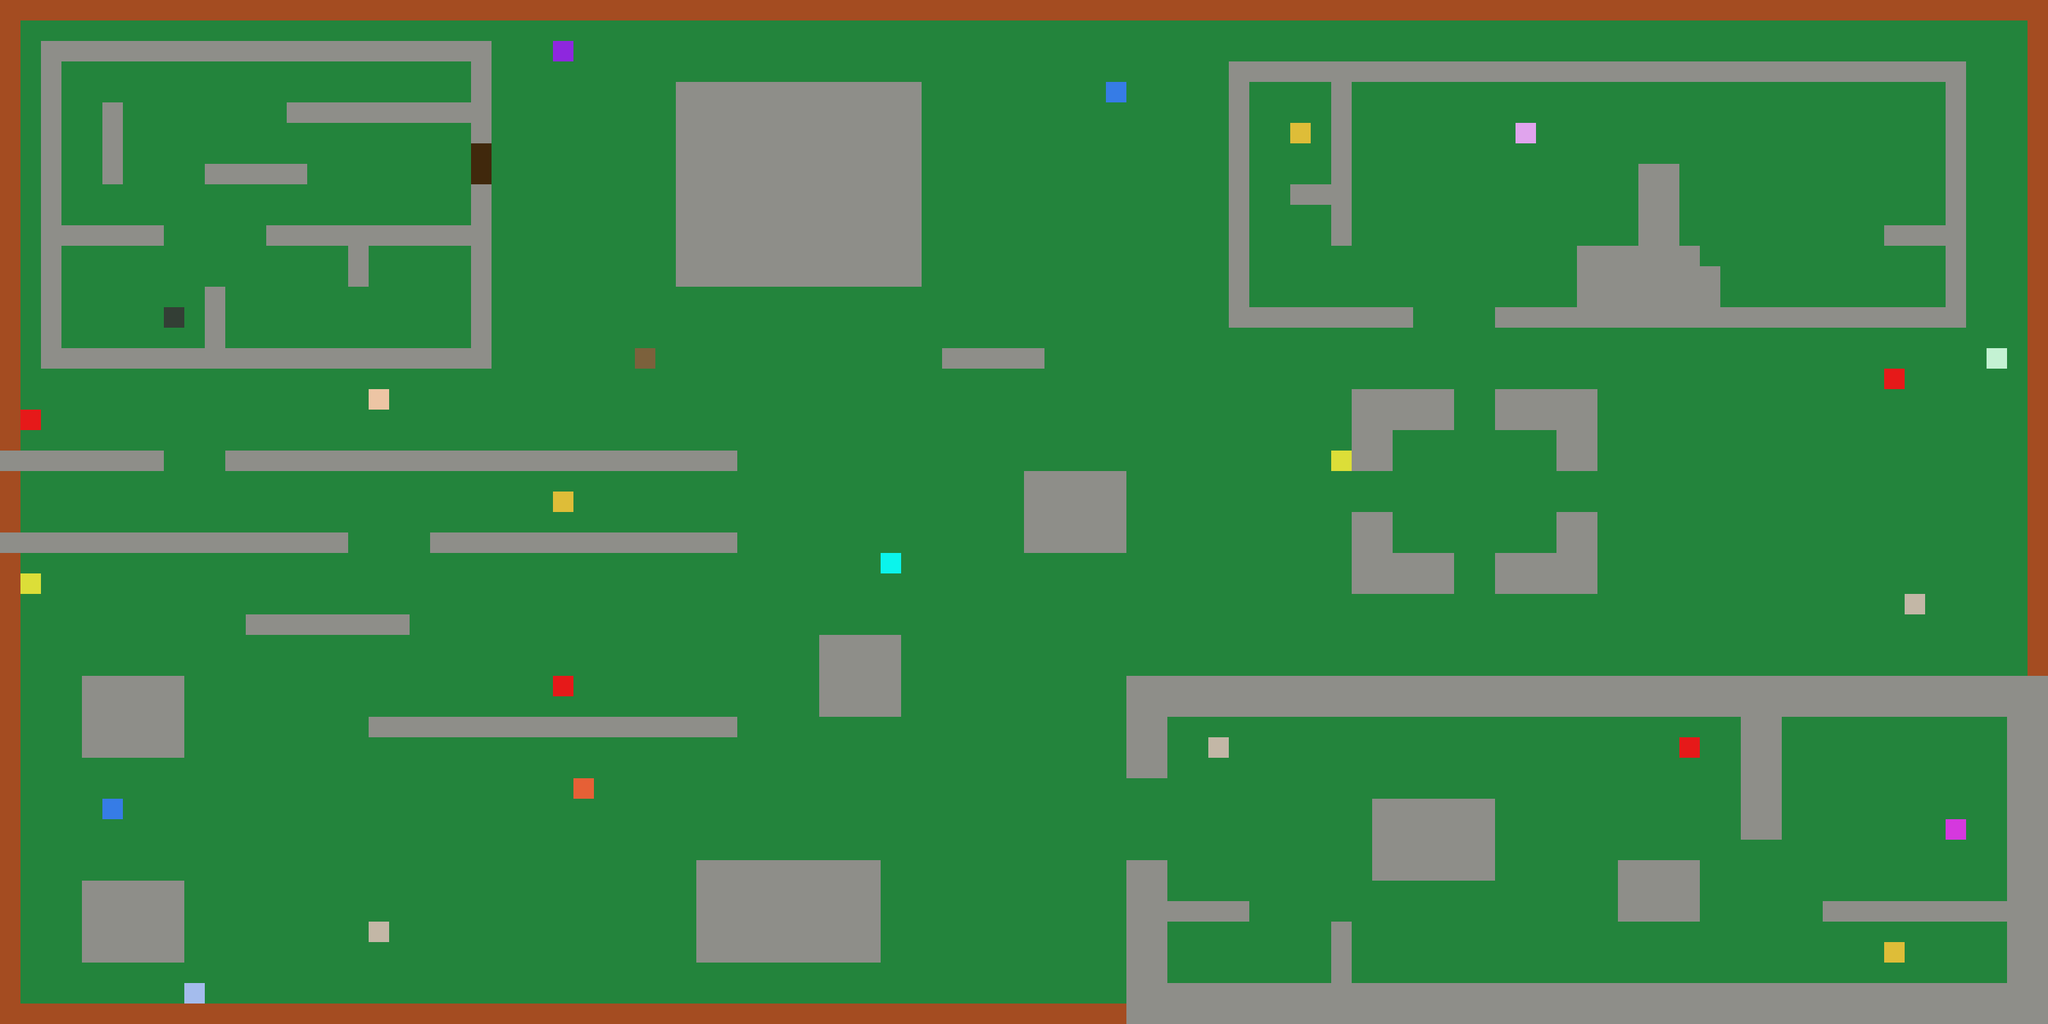

A level layout from a 2D game, rendered from its tile map. Below: a short description, then the map file with tile-grid data replaced by summaries:
An orthogonal 100x50 tile map with 32x32 px tiles, 2 tile layers (Capa de Patrones 1, Capa de patrones 2) and 104 objects (77x nodo).

<map version="1.0" orientation="orthogonal" renderorder="right-down" width="100" height="50" tilewidth="32" tileheight="32" nextobjectid="275">
 <tileset firstgid="1" name="tileset" tilewidth="32" tileheight="32" tilecount="64" columns="8">
  <image source="tileset.png" width="256" height="256" />
 </tileset>
 <layer name="Capa de Patrones 1" width="100" height="50">
  <data>[5000 cells, 5000 non-empty, 2 distinct tile ids]</data>
 </layer>
 <layer name="Capa de patrones 2" width="100" height="50">
  <data>[5000 cells, 259 non-empty, 17 distinct tile ids]</data>
 </layer>
 <objectgroup name="muros">
  <object id="1" x="128" y="1056">
   <polyline points="0,0 0,128 160,128 160,0 0,0" />
  </object>
  <object id="2" x="0" y="864">
   <polyline points="544,0 0,0 0,-32 544,-32 544,0" />
  </object>
  <object id="3" x="0" y="736">
   <polyline points="0,0 256,0 256,-32 0,-32 0,0" />
  </object>
  <object id="4" x="672" y="832">
   <polyline points="0,0 0,32 480,32 480,0 0,0" />
  </object>
  <object id="5" x="352" y="704">
   <polyline points="0,0 0,32 800,32 800,0 0,0" />
  </object>
  <object id="7" x="736" y="288">
   <polyline points="0,0 32,0 32,288 -672,288 -672,-224 32,-224 32,-64 0,-64 0,-96 -288,-96 -288,-128 0,-128 0,-192 -640,-192 -640,64 -480,64 -480,96 -640,96 -640,256 -416,256 -416,160 -384,160 -384,256 0,256 0,96 -160,96 -160,160 -192,160 -192,96 -320,96 -320,64 0,64 0,0" />
  </object>
  <object id="8" x="480" y="256">
   <polyline points="0,0 0,32 -160,32 -160,0 0,0" />
  </object>
  <object id="9" x="160" y="160">
   <polyline points="0,0 0,128 32,128 32,0 0,0" />
  </object>
  <object id="10" x="384" y="960">
   <polyline points="0,0 0,32 256,32 256,0 0,0" />
  </object>
  <object id="11" x="576" y="1120">
   <polyline points="0,0 0,32 576,32 576,0 0,0" />
  </object>
  <object id="12" x="128" y="1376">
   <polyline points="0,0 0,128 160,128 160,0 0,0" />
  </object>
  <object id="13" x="1088" y="1344">
   <polyline points="0,0 0,160 288,160 288,0 0,0" />
  </object>
  <object id="14" x="1280" y="992">
   <polyline points="0,0 0,128 128,128 128,0 0,0" />
  </object>
  <object id="15" x="1600" y="736">
   <polyline points="0,0 0,128 160,128 160,0 0,0" />
  </object>
  <object id="16" x="1760" y="1344">
   <polyline points="0,0 64,0 64,64 192,64 192,96 64,96 64,192 320,192 320,96 352,96 352,192 1376,192 1376,96 1088,96 1088,64 1376,64 1376,-224 1024,-224 1024,-32 960,-32 960,-224 64,-224 64,-128 0,-128 0,-288 1440,-288 1440,256 0,256 0,0" />
  </object>
  <object id="17" x="2144" y="1248">
   <polyline points="0,0 0,128 192,128 192,0 0,0" />
  </object>
  <object id="20" x="2112" y="800">
   <polyline points="0,0 0,128 160,128 160,64 64,64 64,0 0,0" />
  </object>
  <object id="21" x="2336" y="864">
   <polyline points="0,0 0,64 160,64 160,-64 96,-64 96,0 0,0" />
  </object>
  <object id="22" x="2112" y="608">
   <polyline points="0,0 0,128 64,128 64,64 160,64 160,0 0,0" />
  </object>
  <object id="23" x="2336" y="608">
   <polyline points="0,0 0,64 96,64 96,128 160,128 160,0 0,0" />
  </object>
  <object id="24" x="2208" y="480">
   <polyline points="0,0 0,32 -288,32 -288,-384 864,-384 864,32 128,32 128,0 256,0 256,-96 352,-96 352,-224 416,-224 416,-96 448,-96 448,-64 480,-64 480,0 832,0 832,-96 736,-96 736,-128 832,-128 832,-352 -96,-352 -96,-96 -128,-96 -128,-160 -192,-160 -192,-192 -128,-192 -128,-352 -256,-352 -256,0 0,0" />
  </object>
  <object id="25" x="1472" y="544">
   <polyline points="0,0 0,32 160,32 160,0 0,0" />
  </object>
  <object id="26" x="1056" y="128">
   <polyline points="0,0 0,320 384,320 384,0 0,0" />
  </object>
  <object id="27" x="2528" y="1344">
   <polyline points="0,0 0,96 128,96 128,0 0,0" />
  </object>
  <object id="28" x="3200" y="1056">
   <polyline points="0,0 0,-1056 -3200,-1056 -3200,-352 -3168,-352 -3168,-1024 -32,-1024 -32,0 0,0" />
  </object>
  <object id="29" x="1760" y="1568">
   <polyline points="0,0 0,32 -1760,32 -1760,-704 -1728,-704 -1728,0 0,0" />
  </object>
  <object id="30" x="0" y="736">
   <polyline points="0,0 0,96 32,96 32,0 0,0" />
  </object>
 </objectgroup>
 <objectgroup name="nodos">
  <object id="168" name="1" type="nodo" x="2880" y="1312" width="32" height="32">
   <properties>
    <property name="conecta" value="3" />
   </properties>
  </object>
  <object id="169" name="2" type="nodo" x="2656" y="1280" width="32" height="32">
   <properties>
    <property name="conecta" value="3-9" />
   </properties>
  </object>
  <object id="170" name="3" type="nodo" x="2720" y="1408" width="32" height="32">
   <properties>
    <property name="conecta" value="1-4-5-2" />
   </properties>
  </object>
  <object id="171" name="4" type="nodo" x="2848" y="1504" width="32" height="32">
   <properties>
    <property name="conecta" value="3" />
   </properties>
  </object>
  <object id="174" name="5" type="nodo" x="2656" y="1472" width="32" height="32">
   <properties>
    <property name="conecta" value="3-4-6" />
   </properties>
  </object>
  <object id="175" name="6" type="nodo" x="2496" y="1472" width="32" height="32">
   <properties>
    <property name="conecta" value="5-8" />
   </properties>
  </object>
  <object id="176" name="7" type="nodo" x="2144" y="1408" width="32" height="32">
   <properties>
    <property name="conecta" value="8-11" />
   </properties>
  </object>
  <object id="177" name="9" type="nodo" x="2432" y="1216" width="32" height="32">
   <properties>
    <property name="conecta" value="2-10-8" />
   </properties>
  </object>
  <object id="178" name="8" type="nodo" x="2368" y="1408" width="32" height="32">
   <properties>
    <property name="conecta" value="9-6-7" />
   </properties>
  </object>
  <object id="180" name="10" type="nodo" x="2080" y="1184" width="32" height="32">
   <properties>
    <property name="conecta" value="11-9" />
   </properties>
  </object>
  <object id="181" name="11" type="nodo" x="1984" y="1280" width="32" height="32">
   <properties>
    <property name="conecta" value="7-12-10-13" />
   </properties>
  </object>
  <object id="182" name="12" type="nodo" x="1984" y="1472" width="32" height="32">
   <properties>
    <property name="conecta" value="11" />
   </properties>
  </object>
  <object id="183" name="13" type="nodo" x="1664" y="1280" width="32" height="32">
   <properties>
    <property name="conecta" value="11-17-19-14" />
   </properties>
  </object>
  <object id="184" name="14" type="nodo" x="1408" y="1536" width="32" height="32">
   <properties>
    <property name="conecta" value="13-15" />
   </properties>
  </object>
  <object id="186" name="15" type="nodo" x="1024" y="1536" width="32" height="32">
   <properties>
    <property name="conecta" value="16-14-62" />
   </properties>
  </object>
  <object id="187" name="16" type="nodo" x="1024" y="1280" width="32" height="32">
   <properties>
    <property name="conecta" value="18-17-15-70-60" />
   </properties>
  </object>
  <object id="188" name="17" type="nodo" x="1408" y="1280" width="32" height="32">
   <properties>
    <property name="conecta" value="13-18-16" />
   </properties>
  </object>
  <object id="189" name="19" type="nodo" x="1440" y="1152" width="32" height="32">
   <properties>
    <property name="conecta" value="13-18-21-22" />
   </properties>
  </object>
  <object id="192" name="20" type="nodo" x="1216" y="928" width="32" height="32">
   <properties>
    <property name="conecta" value="52-21-56-18" />
   </properties>
  </object>
  <object id="194" name="18" type="nodo" x="1216" y="1184" width="32" height="32">
   <properties>
    <property name="conecta" value="16-20-17-19" />
   </properties>
  </object>
  </objectgroup>
</map>
<!-- 57 of 104 objects omitted -->
